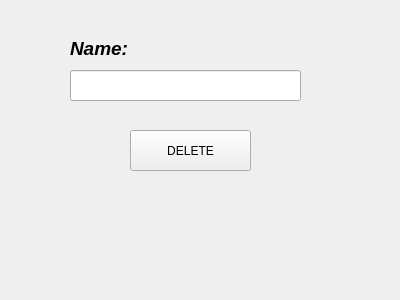
<?xml version="1.0" encoding="UTF-8"?>
<ui version="4.0">
 <class>Form</class>
 <widget class="QWidget" name="Form">
  <property name="geometry">
   <rect>
    <x>0</x>
    <y>0</y>
    <width>400</width>
    <height>300</height>
   </rect>
  </property>
  <property name="windowTitle">
   <string>Form</string>
  </property>
  <widget class="QLabel" name="label">
   <property name="geometry">
    <rect>
     <x>70</x>
     <y>40</y>
     <width>81</width>
     <height>16</height>
    </rect>
   </property>
   <property name="font">
    <font>
     <pointsize>14</pointsize>
     <weight>75</weight>
     <italic>true</italic>
     <bold>true</bold>
    </font>
   </property>
   <property name="text">
    <string>Name:</string>
   </property>
  </widget>
  <widget class="QLineEdit" name="name">
   <property name="geometry">
    <rect>
     <x>70</x>
     <y>70</y>
     <width>231</width>
     <height>31</height>
    </rect>
   </property>
  </widget>
  <widget class="QPushButton" name="delB">
   <property name="geometry">
    <rect>
     <x>130</x>
     <y>130</y>
     <width>121</width>
     <height>41</height>
    </rect>
   </property>
   <property name="text">
    <string>DELETE</string>
   </property>
  </widget>
 </widget>
 <resources/>
 <connections/>
</ui>
